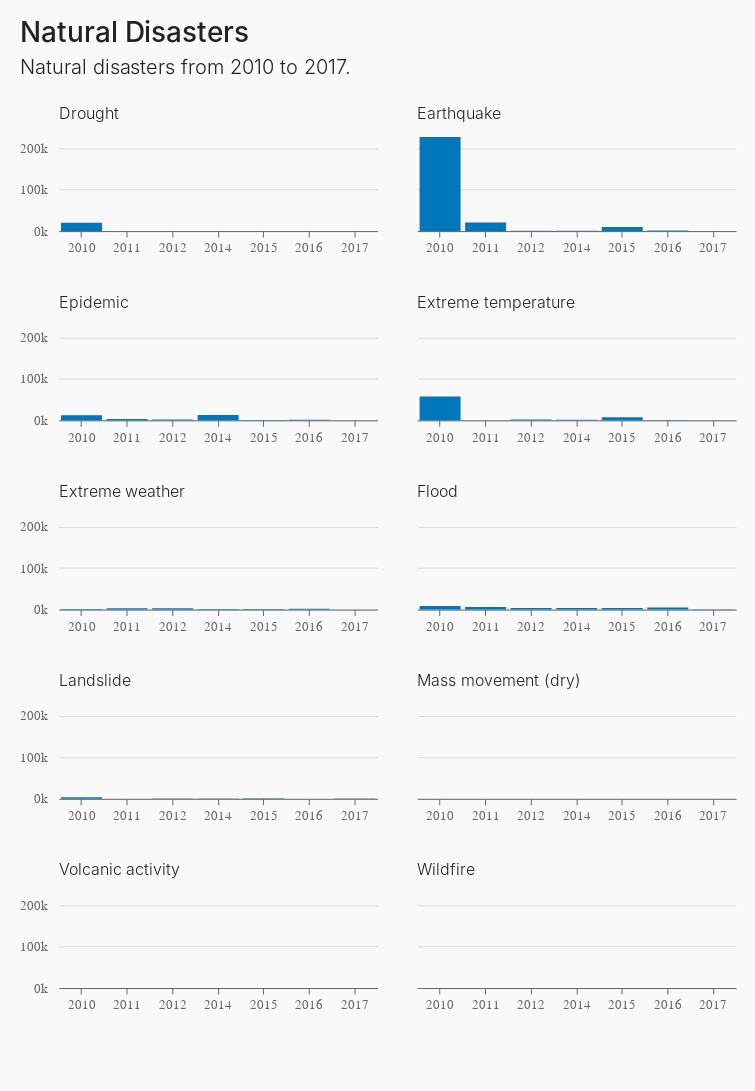

Write notebook code for a chart like this one.
### Code cell
alt.Chart(disasters_melt).mark_bar().encode(
    x=alt.X('Year:O', axis=alt.Axis(labelAngle=0)), # labelAngle is rotated because `Year` is int not actual datetime object
    y=alt.Y('Deaths:Q', axis=alt.Axis(format='s')) # format follows d3-format: turns 100,000 to 100k.  
).properties(
    height=100 # height here deals with the height of each facet chart
).facet(
    facet=alt.Facet('Entity', 
        title=None,
        header=alt.Header(
            labelAnchor='start',
            labelFont='Tenon',
            labelFontSize=16,
            labelFontWeight=300,
            labelColor=altair_reveal.palette['black']
        )
    ),
    columns=2, # columns=1 for mobile view
    spacing=40,
    title={
        'text': 'Natural Disasters',
        'subtitle' : ['Natural disasters from 2010 to 2017.', ' ']
    }
).resolve_scale(
    x='independent'
)

### Figure 1 — Vega-Lite specification as saved in the notebook (floating-point values rounded to 4 significant figures)
{"$schema": "https://vega.github.io/schema/vega-lite/v4.17.0.json", "columns": 2, "config": {"arc": {"fill": "#0077bb"}, "area": {"fill": "#0077bb"}, "axis": {"gridColor": "#dddddd", "labelColor": "#666666", "labelFlush": false, "labelFont": "Tenon", "labelFontSize": 13, "labelFontWeight": 400, "labelPadding": 5, "tickSize": 6, "title": null, "titleColor": "#666666", "titleFontWeight": 300}, "axisX": {"domainColor": "#666666", "tickColor": "#666666"}, "axisY": {"domainColor": "#f9f9f9", "tickColor": "#f9f9f9"}, "background": "#f9f9f9", "bar": {"fill": "#0077bb"}, "legend": {"columnPadding": 20, "direction": "horizontal", "labelAlign": "left", "labelBaseline": "middle", "labelColor": "#222222", "labelFont": "Tenon", "labelFontSize": 16, "labelFontWeight": 300, "offset": 40, "orient": "top", "rowPadding": 10, "symbolType": "square", "title": null, "titleFont": "Tenon", "titleFontSize": 16, "titleFontWeight": 400}, "line": {"stroke": "#0077bb", "strokeWidth": 3}, "padding": {"bottom": 80, "left": 20, "right": 20, "top": 20}, "path": {"stroke": "#0077bb"}, "point": {"stroke": "#0077bb"}, "rect": {"fill": "#0077bb"}, "shape": {"stroke": "#0077bb"}, "symbol": {"fill": "#0077bb", "size": 30}, "title": {"align": "left", "anchor": "start", "color": "#222222", "font": "Tenon", "fontSize": 28, "fontWeight": 500, "subtitleColor": "#222222", "subtitleFont": "Tenon", "subtitleFontSize": 20, "subtitleFontWeight": 300, "subtitleLineHeight": 24, "subtitlePadding": 10}, "view": {"height": 500, "strokeOpacity": 0, "width": 320}}, "data": {"name": "data-528de9745bcddb2b57b0a223635cbeb4"}, "datasets": {"data-528de9745bcddb2b57b0a223635cbeb4": [{"Deaths": 20000, "Entity": "Drought", "Year": 2010}, {"Deaths": 226733, "Entity": "Earthquake", "Year": 2010}, {"Deaths": 12143, "Entity": "Epidemic", "Year": 2010}, {"Deaths": 57188, "Entity": "Extreme temperature", "Year": 2010}, {"Deaths": 1564, "Entity": "Extreme weather", "Year": 2010}, {"Deaths": 8356, "Entity": "Flood", "Year": 2010}, {"Deaths": 3427, "Entity": "Landslide", "Year": 2010}, {"Deaths": 0, "Entity": "Mass movement (dry)", "Year": 2010}, {"Deaths": 323, "Entity": "Volcanic activity", "Year": 2010}, {"Deaths": 166, "Entity": "Wildfire", "Year": 2010}, {"Deaths": 0, "Entity": "Drought", "Year": 2011}, {"Deaths": 20946, "Entity": "Earthquake", "Year": 2011}, {"Deaths": 3174, "Entity": "Epidemic", "Year": 2011}, {"Deaths": 435, "Entity": "Extreme temperature", "Year": 2011}, {"Deaths": 3103, "Entity": "Extreme weather", "Year": 2011}, {"Deaths": 6163, "Entity": "Flood", "Year": 2011}, {"Deaths": 309, "Entity": "Landslide", "Year": 2011}, {"Deaths": 0, "Entity": "Mass movement (dry)", "Year": 2011}, {"Deaths": 3, "Entity": "Volcanic activity", "Year": 2011}, {"Deaths": 10, "Entity": "Wildfire", "Year": 2011}, {"Deaths": 0, "Entity": "Drought", "Year": 2012}, {"Deaths": 711, "Entity": "Earthquake", "Year": 2012}, {"Deaths": 1887, "Entity": "Epidemic", "Year": 2012}, {"Deaths": 1834, "Entity": "Extreme temperature", "Year": 2012}, {"Deaths": 3105, "Entity": "Extreme weather", "Year": 2012}, {"Deaths": 3544, "Entity": "Flood", "Year": 2012}, {"Deaths": 501, "Entity": "Landslide", "Year": 2012}, {"Deaths": 16, "Entity": "Mass movement (dry)", "Year": 2012}, {"Deaths": 0, "Entity": "Volcanic activity", "Year": 2012}, {"Deaths": 21, "Entity": "Wildfire", "Year": 2012}, {"Deaths": 0, "Entity": "Drought", "Year": 2014}, {"Deaths": 774, "Entity": "Earthquake", "Year": 2014}, {"Deaths": 12911, "Entity": "Epidemic", "Year": 2014}, {"Deaths": 1168, "Entity": "Extreme temperature", "Year": 2014}, {"Deaths": 1424, "Entity": "Extreme weather", "Year": 2014}, {"Deaths": 3532, "Entity": "Flood", "Year": 2014}, {"Deaths": 943, "Entity": "Landslide", "Year": 2014}, {"Deaths": 0, "Entity": "Mass movement (dry)", "Year": 2014}, {"Deaths": 102, "Entity": "Volcanic activity", "Year": 2014}, {"Deaths": 16, "Entity": "Wildfire", "Year": 2014}, {"Deaths": 35, "Entity": "Drought", "Year": 2015}, {"Deaths": 9550, "Entity": "Earthquake", "Year": 2015}, {"Deaths": 1032, "Entity": "Epidemic", "Year": 2015}, {"Deaths": 7425, "Entity": "Extreme temperature", "Year": 2015}, {"Deaths": 1270, "Entity": "Extreme weather", "Year": 2015}, {"Deaths": 3495, "Entity": "Flood", "Year": 2015}, {"Deaths": 1006, "Entity": "Landslide", "Year": 2015}, {"Deaths": 13, "Entity": "Mass movement (dry)", "Year": 2015}, {"Deaths": 0, "Entity": "Volcanic activity", "Year": 2015}, {"Deaths": 67, "Entity": "Wildfire", "Year": 2015}, {"Deaths": 0, "Entity": "Drought", "Year": 2016}, {"Deaths": 1311, "Entity": "Earthquake", "Year": 2016}, {"Deaths": 1520, "Entity": "Epidemic", "Year": 2016}, {"Deaths": 490, "Entity": "Extreme temperature", "Year": 2016}, {"Deaths": 1760, "Entity": "Extreme weather", "Year": 2016}, {"Deaths": 4720, "Entity": "Flood", "Year": 2016}, {"Deaths": 361, "Entity": "Landslide", "Year": 2016}, {"Deaths": 0, "Entity": "Mass movement (dry)", "Year": 2016}, {"Deaths": 0, "Entity": "Volcanic activity", "Year": 2016}, {"Deaths": 39, "Entity": "Wildfire", "Year": 2016}, {"Deaths": 0, "Entity": "Drought", "Year": 2017}, {"Deaths": 49, "Entity": "Earthquake", "Year": 2017}, {"Deaths": 386, "Entity": "Epidemic", "Year": 2017}, {"Deaths": 130, "Entity": "Extreme temperature", "Year": 2017}, {"Deaths": 394, "Entity": "Extreme weather", "Year": 2017}, {"Deaths": 648, "Entity": "Flood", "Year": 2017}, {"Deaths": 405, "Entity": "Landslide", "Year": 2017}, {"Deaths": 0, "Entity": "Mass movement (dry)", "Year": 2017}, {"Deaths": 0, "Entity": "Volcanic activity", "Year": 2017}, {"Deaths": 75, "Entity": "Wildfire", "Year": 2017}]}, "facet": {"field": "Entity", "header": {"labelAnchor": "start", "labelColor": "#222222", "labelFont": "Tenon", "labelFontSize": 16, "labelFontWeight": 300}, "title": null, "type": "nominal"}, "resolve": {"scale": {"x": "independent"}}, "spacing": 40, "spec": {"encoding": {"x": {"axis": {"labelAngle": 0}, "field": "Year", "type": "ordinal"}, "y": {"axis": {"format": "s"}, "field": "Deaths", "type": "quantitative"}}, "height": 100, "mark": "bar"}, "title": {"subtitle": ["Natural disasters from 2010 to 2017.", " "], "text": "Natural Disasters"}}
